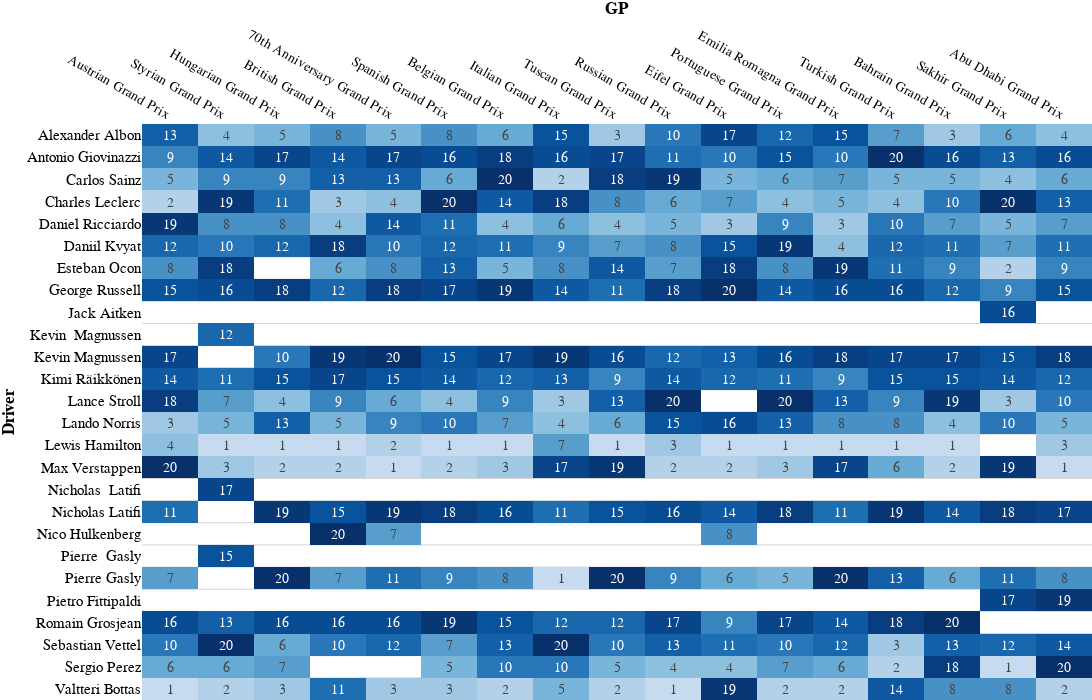

Write notebook code for a chart like this one.
### Code cell
fig_grid_pos = px.imshow(
    results_grid_pos,
    text_auto=True,
    aspect='auto',  # Automatically adjust the aspect ratio
    width=1200, height=700,
    color_continuous_scale=[[0,    'rgb(198, 219, 239)'],  # Blue scale
                            [0.25, 'rgb(107, 174, 214)'],
                            [0.5,  'rgb(33,  113, 181)'],
                            [0.75, 'rgb(8,   81,  156)'],
                            [1,    'rgb(8,   48,  107)']],
    labels={'x': 'Race',
            'y': 'Driver',
            'color': 'Position'}       # Change hover texts
)
fig_grid_pos.update_xaxes(title_text='')      # Remove axis titles
fig_grid_pos.update_yaxes(title_text='')
fig_grid_pos.update_yaxes(tickmode='linear')  # Show all ticks, i.e. driver names
fig_grid_pos.update_yaxes(showgrid=True, gridwidth=1, gridcolor='LightGrey',
                 showline=False,
                 tickson='boundaries')              # Show horizontal grid only
fig_grid_pos.update_xaxes(showgrid=False, showline=False)    # And remove vertical grid
fig_grid_pos.update_layout(plot_bgcolor='rgba(0,0,0,0)')     # White background
fig_grid_pos.update_layout(coloraxis_showscale=False)        # Remove legend
fig_grid_pos.update_layout(xaxis=dict(side='top'))           # x-axis on top
fig_grid_pos.update_layout(margin=dict(l=0, r=0, b=0, t=0))  # Remove border margins
fig_grid_pos.update_layout(
    yaxis = dict(tickfont = dict(size=15)),
    xaxis = dict(tickfont = dict(size=13.5)),
    xaxis_title="<b>GP</b>",
    yaxis_title="<b>Driver</b>",
    title_x=0.5,
    hoverlabel=dict(
        bgcolor="white",
        font_size=16,
        font_family="PT Sans Narrow"
    ),
    font=dict(
        family="PT Sans Narrow",
        size=14,
        color="BLACK"
    ),
    title_font_family="PT Sans Narrow"
)
fig_grid_pos.show()

### Figure 1 — Plotly figure (JSON) as saved in the notebook; plotly's stock layout.template omitted (floating-point values rounded to 4 significant figures; data arrays with more than 128 entries replaced by an {"elided": "..."} marker saying what was removed)
{"data": [{"coloraxis": "coloraxis", "hovertemplate": "Race: %{x}<br>Driver: %{y}<br>Position: %{z}<extra></extra>", "name": "0", "texttemplate": "%{z}", "type": "heatmap", "x": ["Austrian Grand Prix", "Styrian Grand Prix", "Hungarian Grand Prix", "British Grand Prix", "70th Anniversary Grand Prix", "Spanish Grand Prix", "Belgian Grand Prix", "Italian Grand Prix", "Tuscan Grand Prix", "Russian Grand Prix", "Eifel Grand Prix", "Portuguese Grand Prix", "Emilia Romagna Grand Prix", "Turkish Grand Prix", "Bahrain Grand Prix", "Sakhir Grand Prix", "Abu Dhabi Grand Prix"], "xaxis": "x", "y": ["Alexander Albon", "Antonio Giovinazzi", "Carlos Sainz", "Charles Leclerc", "Daniel Ricciardo", "Daniil Kvyat", "Esteban Ocon", "George Russell", "Jack Aitken", "Kevin  Magnussen", "Kevin Magnussen", "Kimi Räikkönen", "Lance Stroll", "Lando Norris", "Lewis Hamilton", "Max Verstappen", "Nicholas  Latifi", "Nicholas Latifi", "Nico Hulkenberg", "Pierre  Gasly", "Pierre Gasly", "Pietro Fittipaldi", "Romain Grosjean", "Sebastian Vettel", "Sergio Perez", "Valtteri Bottas"], "yaxis": "y", "z": {"elided": "26x17 int values"}}], "layout": {"coloraxis": {"colorbar": {"title": {"text": "Position"}}, "colorscale": [[0, "rgb(198, 219, 239)"], [0.25, "rgb(107, 174, 214)"], [0.5, "rgb(33,  113, 181)"], [0.75, "rgb(8,   81,  156)"], [1, "rgb(8,   48,  107)"]], "showscale": false}, "font": {"color": "BLACK", "family": "PT Sans Narrow", "size": 14}, "height": 700, "hoverlabel": {"bgcolor": "white", "font": {"family": "PT Sans Narrow", "size": 16}}, "margin": {"b": 0, "l": 0, "r": 0, "t": 0}, "plot_bgcolor": "rgba(0,0,0,0)", "title": {"font": {"family": "PT Sans Narrow"}, "x": 0.5}, "width": 1200, "xaxis": {"anchor": "y", "domain": [0, 1], "showgrid": false, "showline": false, "side": "top", "tickfont": {"size": 13.5}, "title": {"text": "<b>GP</b>"}}, "yaxis": {"anchor": "x", "autorange": "reversed", "domain": [0, 1], "gridcolor": "LightGrey", "gridwidth": 1, "showgrid": true, "showline": false, "tickfont": {"size": 15}, "tickmode": "linear", "tickson": "boundaries", "title": {"text": "<b>Driver</b>"}}}}
